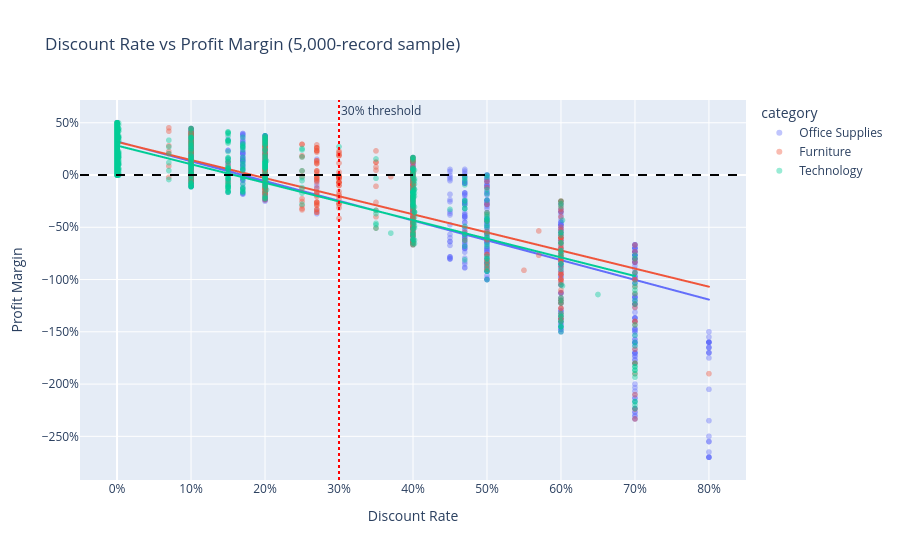

Here is the notebook cell this chart was saved with:
### Code cell
# Scatter: discount vs profit margin by category
sample = df.sample(n=5000, random_state=42)
fig = px.scatter(sample, x='discount', y='profit_margin', color='category',
                 opacity=0.4, trendline='ols',
                 title='Discount Rate vs Profit Margin (5,000-record sample)',
                 labels={'discount': 'Discount Rate', 'profit_margin': 'Profit Margin'})
fig.update_layout(yaxis_tickformat='.0%', xaxis_tickformat='.0%')
fig.add_hline(y=0, line_dash='dash', line_color='black')
fig.add_vline(x=0.3, line_dash='dot', line_color='red',
              annotation_text='30% threshold', annotation_position='top right')
fig.show()

### Figure 1 — Plotly figure (JSON) as saved in the notebook; plotly's stock layout.template omitted (floating-point values rounded to 4 significant figures; data arrays with more than 128 entries replaced by an {"elided": "..."} marker saying what was removed)
{"data": [{"hovertemplate": "category=Office Supplies<br>Discount Rate=%{x}<br>Profit Margin=%{y}<extra></extra>", "legendgroup": "Office Supplies", "marker": {"color": "#636efa", "opacity": 0.4, "symbol": "circle"}, "mode": "markers", "name": "Office Supplies", "showlegend": true, "type": "scattergl", "x": {"elided": "3067 float values"}, "xaxis": "x", "y": {"elided": "3067 float values"}, "yaxis": "y"}, {"hovertemplate": "<b>OLS trendline</b><br>profit_margin = -1.89064 * discount + 0.320474<br>R<sup>2</sup>=0.726487<br><br>category=Office Supplies<br>Discount Rate=%{x}<br>Profit Margin=%{y} <b>(trend)</b><extra></extra>", "legendgroup": "Office Supplies", "marker": {"color": "#636efa", "symbol": "circle"}, "mode": "lines", "name": "Office Supplies", "showlegend": false, "type": "scattergl", "x": {"elided": "3067 float values"}, "xaxis": "x", "y": {"elided": "3067 float values"}, "yaxis": "y"}, {"hovertemplate": "category=Furniture<br>Discount Rate=%{x}<br>Profit Margin=%{y}<extra></extra>", "legendgroup": "Furniture", "marker": {"color": "#EF553B", "opacity": 0.4, "symbol": "circle"}, "mode": "markers", "name": "Furniture", "showlegend": true, "type": "scattergl", "x": {"elided": "960 float values"}, "xaxis": "x", "y": {"elided": "960 float values"}, "yaxis": "y"}, {"hovertemplate": "<b>OLS trendline</b><br>profit_margin = -1.73149 * discount + 0.316745<br>R<sup>2</sup>=0.705397<br><br>category=Furniture<br>Discount Rate=%{x}<br>Profit Margin=%{y} <b>(trend)</b><extra></extra>", "legendgroup": "Furniture", "marker": {"color": "#EF553B", "symbol": "circle"}, "mode": "lines", "name": "Furniture", "showlegend": false, "type": "scattergl", "x": {"elided": "960 float values"}, "xaxis": "x", "y": {"elided": "960 float values"}, "yaxis": "y"}, {"hovertemplate": "category=Technology<br>Discount Rate=%{x}<br>Profit Margin=%{y}<extra></extra>", "legendgroup": "Technology", "marker": {"color": "#00cc96", "opacity": 0.4, "symbol": "circle"}, "mode": "markers", "name": "Technology", "showlegend": true, "type": "scattergl", "x": {"elided": "973 float values"}, "xaxis": "x", "y": {"elided": "973 float values"}, "yaxis": "y"}, {"hovertemplate": "<b>OLS trendline</b><br>profit_margin = -1.78322 * discount + 0.281772<br>R<sup>2</sup>=0.688788<br><br>category=Technology<br>Discount Rate=%{x}<br>Profit Margin=%{y} <b>(trend)</b><extra></extra>", "legendgroup": "Technology", "marker": {"color": "#00cc96", "symbol": "circle"}, "mode": "lines", "name": "Technology", "showlegend": false, "type": "scattergl", "x": {"elided": "973 float values"}, "xaxis": "x", "y": {"elided": "973 float values"}, "yaxis": "y"}], "layout": {"annotations": [{"showarrow": false, "text": "30% threshold", "x": 0.3, "xanchor": "left", "xref": "x", "y": 1, "yanchor": "top", "yref": "y domain"}], "legend": {"title": {"text": "category"}, "tracegroupgap": 0}, "shapes": [{"line": {"color": "black", "dash": "dash"}, "type": "line", "x0": 0, "x1": 1, "xref": "x domain", "y0": 0, "y1": 0, "yref": "y"}, {"line": {"color": "red", "dash": "dot"}, "type": "line", "x0": 0.3, "x1": 0.3, "xref": "x", "y0": 0, "y1": 1, "yref": "y domain"}], "title": {"text": "Discount Rate vs Profit Margin (5,000-record sample)"}, "xaxis": {"anchor": "y", "domain": [0, 1], "tickformat": ".0%", "title": {"text": "Discount Rate"}}, "yaxis": {"anchor": "x", "domain": [0, 1], "tickformat": ".0%", "title": {"text": "Profit Margin"}}}}
